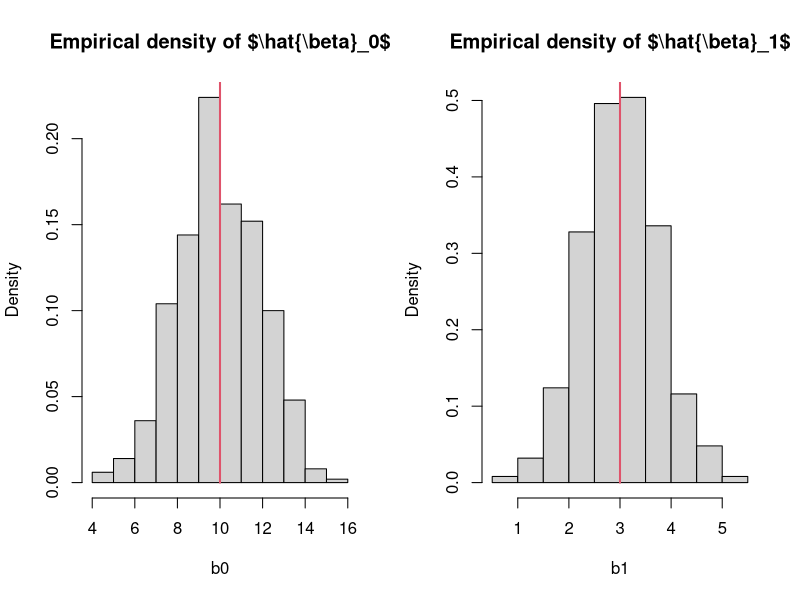
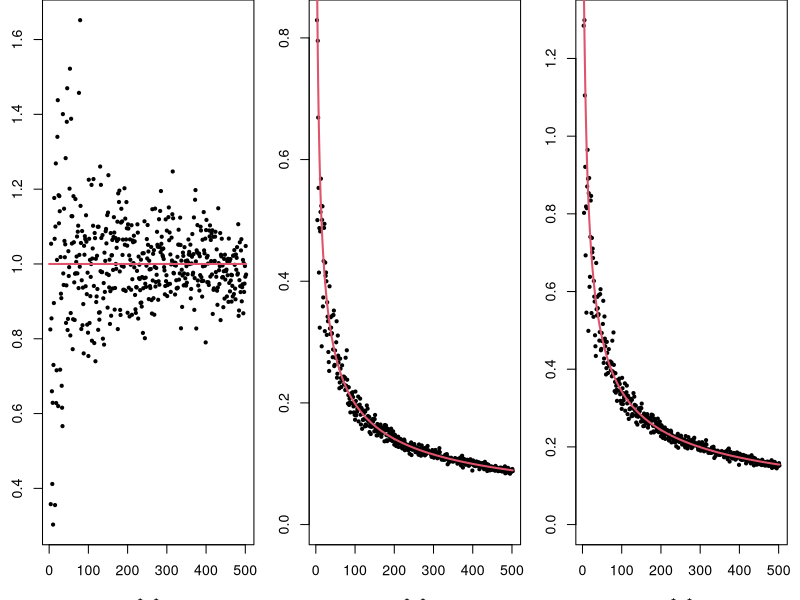
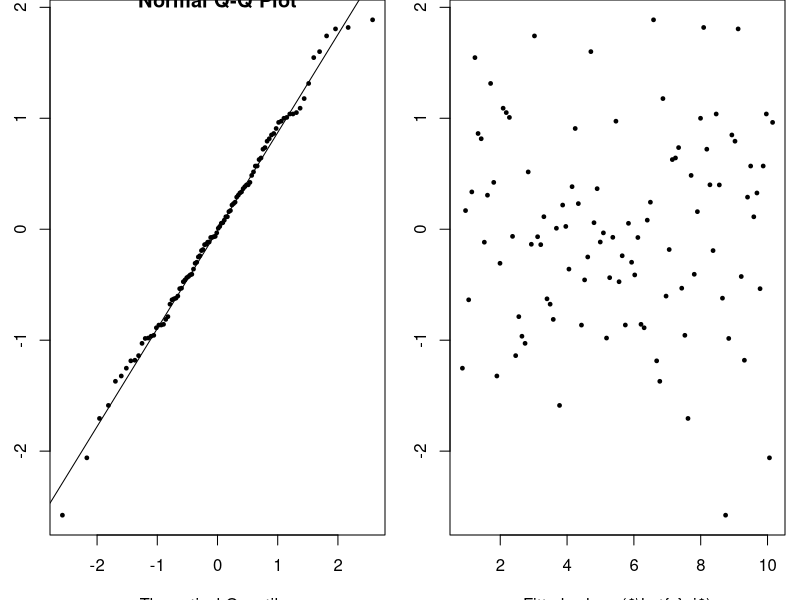
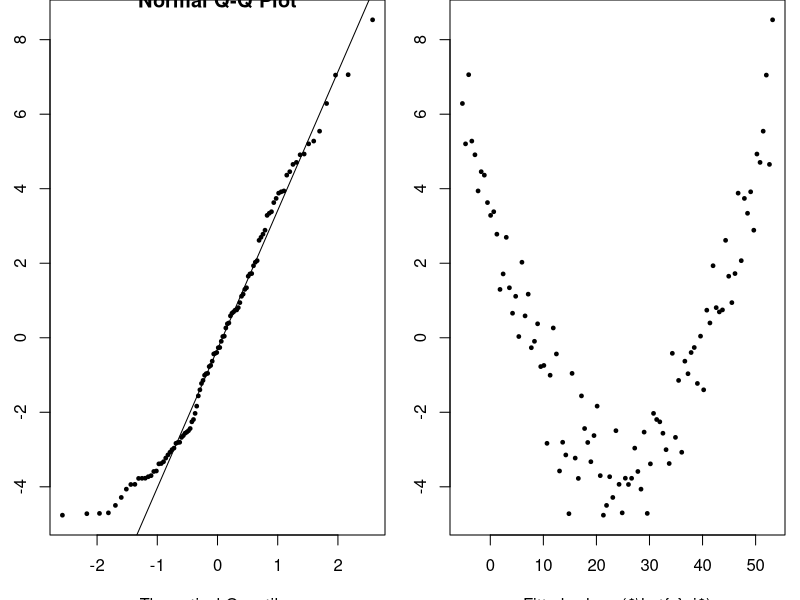
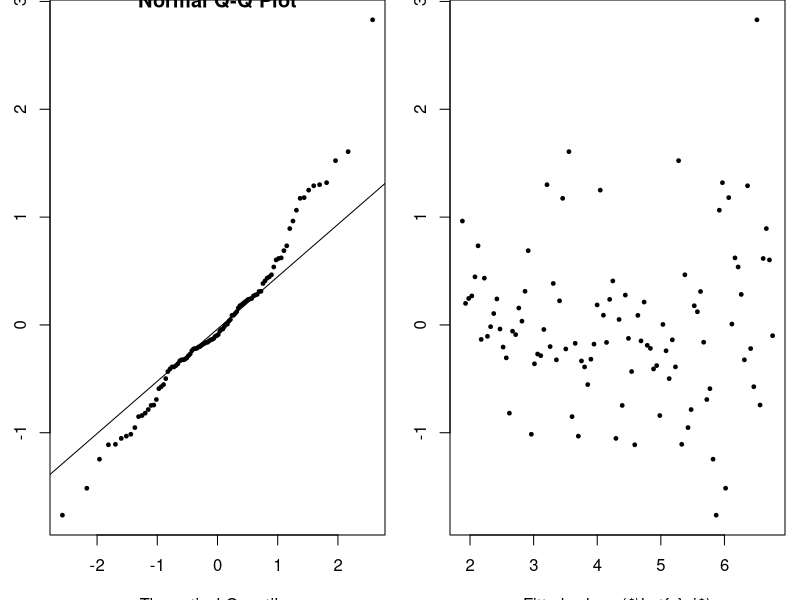
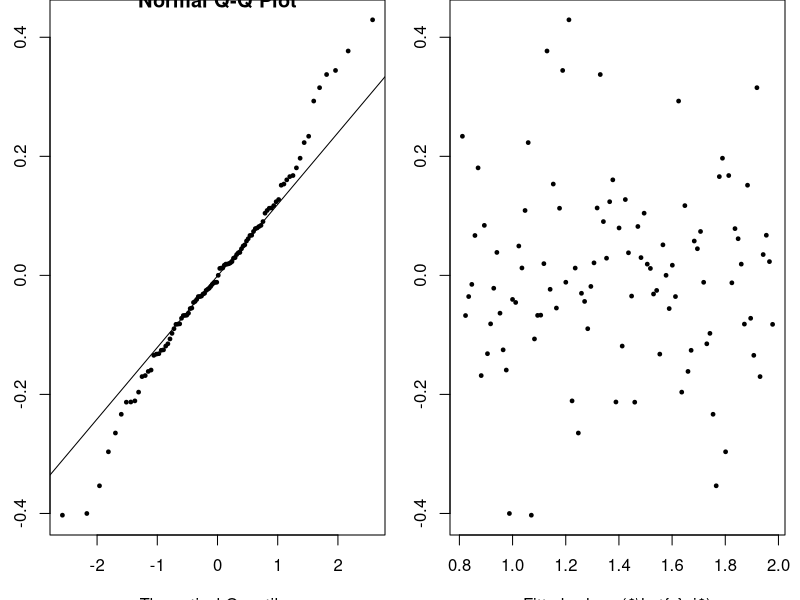

Write R code to recreate these figures, in order.
# Read data
x <- c(168, 161, 167, 179, 184, 166, 198, 187, 191, 179)
y <- c(65.5, 58.3, 68.1, 85.7, 80.5, 63.4, 102.6, 91.4, 86.7, 78.9)

# Calculate averages 
xbar <- mean(x)
ybar <- mean(y)

# Parameters estimates
Sxx <- sum((x - xbar)^2)
beta1hat <- sum((x - xbar)*(y - ybar)) / Sxx
beta0hat <- ybar - beta1hat * xbar


D <- data.frame(x=x, y=y)
fitStudents <- lm(y ~ x, data=D)
summary(fitStudents)


  set.seed(124)
  n <- 10; k <- 500
  beta0 <- 10;  beta1 <- 3;  sigma <- 5
  x <- seq(-2, 5, length=n)
  y <- matrix(0, ncol=k, nrow=n)
  y <- y + beta0 + beta1*x + rnorm(n*k, sd=sigma)


 b0 <- numeric(k);  b1 <- numeric(k)
 for(i in 1:k){
   b <- coef(lm(y[ ,i] ~ x))
   b0[i] <- b[1]
   b1[i] <- b[2]
 }
 c(mean(b0),  mean(b1))


par(mfrow=c(1,2))
hist(b0, prob=TRUE, main="Empirical density of $\\hat{\\beta}_0$")
lines(beta0*c(1, 1),c(0, 300), col=2, lwd=2)
hist(b1, prob=TRUE, main="Empirical density of $\\hat{\\beta}_1$")
lines(beta1*c(1, 1),c(0, 300), col=2, lwd=2,)


# NOGET HELT ANDET DATA  x <- c(-2.00, -1.22, -0.44, 0.33, 1.11, 1.89, 2.67, 3.44, 4.22, 5.00)
#  y <- c(-2.93, 6.52, 4.85, 12.06, 20.46, 19.39, 21.50, 19.19, 23.65, 31.04)
#  mx <- mean(x)
#  my <- mean(y)
#  Sxx <- sum((x - mx)^2)
#  beta1 <- sum((x - mx)*(y - my))/Sxx;
#  beta0 <- my - beta1*mx; 
beta0 <- coef(fitStudents)[1]
beta1 <- coef(fitStudents)[2]
e <- y - (beta0 + beta1 * x)
n <- length(e)
sigma <- sqrt(sum(e^2) / (n - 2))
sigma.beta0 <- sqrt(sigma^2 * (1 / n + xbar^2 / Sxx))
sigma.beta1 <- sqrt(sigma^2 / Sxx) 
c(sigma, sigma.beta0, sigma.beta1)


set.seed(124)
n <- 10; k <- 500
beta0 <- 10;  beta1 <- 3; sigma <- 5
x <- seq(-2, 5, length=n)
Sxx <- (n-1)*var(x)
c(mean(x), Sxx)
y <- matrix(0, ncol=k, nrow=n)
y <- y + beta0 + beta1*x + rnorm(n*k,sd=sigma)


b0 <- numeric(k);  b1 <- numeric(k)
sigma <- numeric(k)
for(i in 1:k){
  fit <- lm(y[ ,i] ~ x)
  b <- coef(fit)
  b0[i] <- b[1]
  b1[i] <- b[2]
  sigma[i] <- summary(fit)$sigma
 }
 c(var(b0), var(b1), mean(sigma))


set.seed(124)
x <- seq(0, 1, length=10)
y <- 1 + x + rnorm(10)
# Fit the model (estimate parameter)
fit <- lm(y ~ x)
# Print summary of model fit
summary(fit)
# Residual standard deviation
sigma <- summary(fit)$sigma 
# Estimated standard deviation of parameters
summary(fit)$coefficients[ ,2]


set.seed(124)
k <- 500
sigma.beta <- matrix(nrow=k,ncol=2)
sigma <- numeric(k);
n <- seq(3, k+2)
for(i in 1:k){
  x <- seq(0,1,length=n[i])
  y <- 1+x+rnorm(n[i])
  fit <- lm(y ~ x)
  sigma[i] <- summary(fit)$sigma
  sigma.beta[i, ] <- summary(fit)$coefficients[ ,2]
}

Sxx<-n*(n+1)/12/(n-1)

par(mfrow=c(1,3), mar=c(3.25, 2.5, 0, 0.75), cex=0.85)
plot(n,sigma^2,pch=19,cex=0.5,xlab="$n$",ylab="$\\hat{\\sigma}^2$")
lines(c(0,max(n)),c(1,1),col=2,lwd=2)
plot(n,sigma.beta[ ,1],ylim=c(0,max(sigma.beta[ ,1])),pch=19,cex=0.5,xlab="$n$",ylab="$\\hat{\\sigma}_{\\beta_0}$")
lines(n,sqrt(1/n+1/4*1/Sxx),col=2,lwd=2)
plot(n,sigma.beta[ ,2],ylim=c(0,max(sigma.beta[ ,2])),pch=19,cex=0.5,xlab="$n$",ylab="$\\hat{\\sigma}_{\\beta_1}$")
lines(n,sqrt(1/Sxx),col=2,lwd=2)


qt(0.975,df=10-2)    


p.v0 <- 2 * (1 - pt(abs(-6.35), df=10-2))
p.v1 <- 2 * (1 - pt(abs(1.07), df=10-2))
c(p.v0,p.v1)


#  x <- c(-2.00, -1.22, -0.44, 0.33, 1.11, 1.89, 2.67, 3.44, 4.22, 5.00)
#  y <- c(-2.93, 6.52, 4.85, 12.06, 20.46, 19.39, 21.50, 19.19, 23.65, 31.04)
#  fit <- lm(y~x)
confint(fitStudents, level=0.95) 


predict(fitStudents, newdata=data.frame(x=200), interval="confidence",
        level=0.95) 

predict(fitStudents, newdata=data.frame(x=200), interval="prediction",
        level=0.95) 


set.seed(1234)

# The number of observations and the parameters
n <- 30
beta0 <- 10;  beta1 <- 3; sigma <- 0.5
# Generate some input values
x <- runif(n, -10, 10)
# Simulate output values
y <- beta0 + beta1*x + rnorm(n, sd=sigma)
# Fit a simple linear regression model to the sample
fit <- lm(y ~ x)

# The number of new observations
k <- 10000
# Generate k new input values
xnew <- runif(k, -10, 10)
# Calculate the prediction intervals for the new input values
PI <- predict(fit, newdata=data.frame(x=xnew), interval="pred")
# Simulate new output observations
ynew <- beta0 + beta1*xnew + rnorm(k, sd=sigma)
# Calculate the fraction of times the prediction interval covered the
# new observation
sum(ynew > PI[ ,"lwr"] & ynew < PI[ ,"upr"]) / k


# The number of simulated samples
k <- 10000
# Repeat the sampling k times
covered <- replicate(k, {
  # The number of observations and the parameters
  n <- 30
  beta0 <- 10;  beta1 <- 3; sigma <- 0.5
  # Generate some input values
  x <- runif(n, -10, 10)
  # Simulate output values
  y <- beta0 + beta1*x + rnorm(n, sd=sigma)
  # Fit a simple linear regression model to the sample
  fit <- lm(y ~ x)
  
  # Generate a new input value
  xnew <- runif(1, -10, 10)
  # The prediction interval for the new value
  PI <- predict(fit, newdata=data.frame(x=xnew), interval = "pred")
  # Simulate a single new observation
  ynew <- beta0 + beta1*xnew + rnorm(1, sd=sigma)
  # Check if the new observation was inside the interval
  ynew > PI[1,"lwr"] & ynew < PI[1,"upr"]
})
# The fraction of covered new observations
sum(covered)/k


# Data
X <- cbind(1, x)
n <- length(y)
# Parameter estimates and variance
beta     <- solve(t(X) %*% X) %*% t(X) %*% y
e        <- y - X %*% beta
s        <- sqrt(sum(e^2) / (n - 2))
Vbeta    <- s^2 * solve(t(X) %*% X)
sbeta    <- sqrt(diag(Vbeta))
T.stat   <- beta / sbeta
p.value  <- 2 * (1 - pt(abs(T.stat), df = n-2))
# Print the results
coef.mat <- cbind(beta, sbeta, T.stat, p.value); 
colnames(coef.mat) <- c("Estimates","Std.Error","t.value","p.value")
rownames(coef.mat) <- c("beta0", "beta1")
coef.mat;  s

# Prediction and confidence interval
xnew  <- matrix(c(1, 200), ncol=2)
ynew  <- xnew %*% beta
Vconf <- xnew %*% Vbeta %*% t(xnew)
Vpred <- Vconf + s^2
sqrt(c(Vconf, Vpred))


cor(x, y)^2


#  fit <- lm(y ~ x)
coef(fitStudents)[2]^2 * var(x) / var(y)


set.seed(124)
par(mfrow=c(1,2))
n <-100
x1 <- seq(1, 10, length=n)
y <- x1 + rnorm(n)
fit <- lm(y ~ x1)
qqnorm(fit$residuals, pch=19, cex=0.5)
qqline(fit$residuals)
plot(fit$fitted.values, fit$residuals, pch=19, cex=0.5,
     xlab="Fitted values ($\\hat{y}_i$)", ylab="Residuals ($e_i$)")


x1 <- seq(1, 10, length=n)
x2 <- seq(1, 10, length=n)^2
y <- x1 + 0.5 * x2 + rnorm(n)
fit <- lm(y ~ x1)
par(mfrow=c(1,2))
qqnorm(fit$residuals, pch=19, cex=0.5)
qqline(fit$residuals)
plot(fit$fitted.values, fit$residuals, pch=19, cex=0.5,
     xlab="Fitted values ($\\hat{y}_i$)", ylab="Residuals ($e_i$)")


x1 <- seq(4, 10, length=100)
y <- exp( 0.2 * x1 + rnorm(length(x1), sd=0.15))
fit <- lm(y ~ x1)
par(mfrow=c(1,2))
qqnorm(fit$residuals, pch=19, cex=0.5)
qqline(fit$residuals)
plot(fit$fitted.values, fit$residuals, pch=19, cex=0.5,
     xlab="Fitted values ($\\hat{y}_i$)", ylab="Residuals ($e_i$)")


y <- log(y)
fit <- lm(y ~ x1)
par(mfrow=c(1,2))
qqnorm(fit$residuals, pch=19, cex=0.5)
qqline(fit$residuals)
plot(fit$fitted.values, fit$residuals, pch=19, cex=0.5,
     xlab="Fitted values ($\\hat{y}_i$)", ylab="Residuals ($e_i$)")
